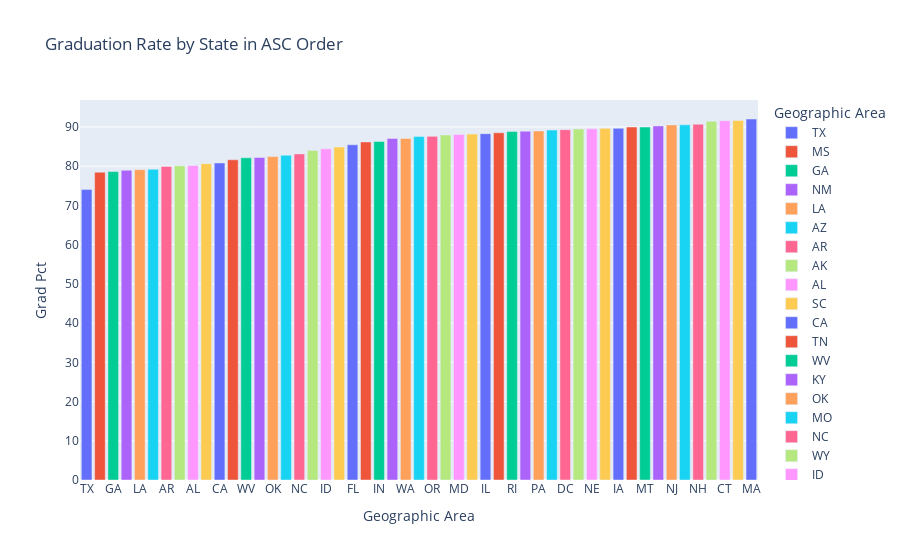

Notebook code cell kept with this figure:
### Code cell
df_pct_completed_hs['percent_completed_hs'] = pd.to_numeric(df_pct_completed_hs['percent_completed_hs'],errors='coerce')

total = df_pct_completed_hs.groupby('Geographic Area').size()

grad_rates = df_pct_completed_hs.groupby('Geographic Area')['percent_completed_hs'].sum()

grad_pct = grad_rates/total

df_grad_pct_state = grad_pct.reset_index(name='Grad Pct')

df_grad_pct_state.sort_values('Grad Pct',ascending=True,inplace=True)

fig = px.bar(df_grad_pct_state,x='Geographic Area',y='Grad Pct',color='Geographic Area',title='Graduation Rate by State in ASC Order')
fig.show()

### Figure 1 — Plotly figure (JSON) as saved in the notebook; plotly's stock layout.template omitted (floating-point values rounded to 4 significant figures)
{"data": [{"hovertemplate": "Geographic Area=%{x}<br>Grad Pct=%{y}<extra></extra>", "legendgroup": "TX", "marker": {"color": "#636efa", "pattern": {"shape": ""}}, "name": "TX", "orientation": "v", "showlegend": true, "textposition": "auto", "type": "bar", "x": ["TX"], "xaxis": "x", "y": [74.09], "yaxis": "y"}, {"hovertemplate": "Geographic Area=%{x}<br>Grad Pct=%{y}<extra></extra>", "legendgroup": "MS", "marker": {"color": "#EF553B", "pattern": {"shape": ""}}, "name": "MS", "orientation": "v", "showlegend": true, "textposition": "auto", "type": "bar", "x": ["MS"], "xaxis": "x", "y": [78.47], "yaxis": "y"}, {"hovertemplate": "Geographic Area=%{x}<br>Grad Pct=%{y}<extra></extra>", "legendgroup": "GA", "marker": {"color": "#00cc96", "pattern": {"shape": ""}}, "name": "GA", "orientation": "v", "showlegend": true, "textposition": "auto", "type": "bar", "x": ["GA"], "xaxis": "x", "y": [78.63], "yaxis": "y"}, {"hovertemplate": "Geographic Area=%{x}<br>Grad Pct=%{y}<extra></extra>", "legendgroup": "NM", "marker": {"color": "#ab63fa", "pattern": {"shape": ""}}, "name": "NM", "orientation": "v", "showlegend": true, "textposition": "auto", "type": "bar", "x": ["NM"], "xaxis": "x", "y": [78.97], "yaxis": "y"}, {"hovertemplate": "Geographic Area=%{x}<br>Grad Pct=%{y}<extra></extra>", "legendgroup": "LA", "marker": {"color": "#FFA15A", "pattern": {"shape": ""}}, "name": "LA", "orientation": "v", "showlegend": true, "textposition": "auto", "type": "bar", "x": ["LA"], "xaxis": "x", "y": [79.12], "yaxis": "y"}, {"hovertemplate": "Geographic Area=%{x}<br>Grad Pct=%{y}<extra></extra>", "legendgroup": "AZ", "marker": {"color": "#19d3f3", "pattern": {"shape": ""}}, "name": "AZ", "orientation": "v", "showlegend": true, "textposition": "auto", "type": "bar", "x": ["AZ"], "xaxis": "x", "y": [79.22], "yaxis": "y"}, {"hovertemplate": "Geographic Area=%{x}<br>Grad Pct=%{y}<extra></extra>", "legendgroup": "AR", "marker": {"color": "#FF6692", "pattern": {"shape": ""}}, "name": "AR", "orientation": "v", "showlegend": true, "textposition": "auto", "type": "bar", "x": ["AR"], "xaxis": "x", "y": [79.95], "yaxis": "y"}, {"hovertemplate": "Geographic Area=%{x}<br>Grad Pct=%{y}<extra></extra>", "legendgroup": "AK", "marker": {"color": "#B6E880", "pattern": {"shape": ""}}, "name": "AK", "orientation": "v", "showlegend": true, "textposition": "auto", "type": "bar", "x": ["AK"], "xaxis": "x", "y": [80.1], "yaxis": "y"}, {"hovertemplate": "Geographic Area=%{x}<br>Grad Pct=%{y}<extra></extra>", "legendgroup": "AL", "marker": {"color": "#FF97FF", "pattern": {"shape": ""}}, "name": "AL", "orientation": "v", "showlegend": true, "textposition": "auto", "type": "bar", "x": ["AL"], "xaxis": "x", "y": [80.16], "yaxis": "y"}, {"hovertemplate": "Geographic Area=%{x}<br>Grad Pct=%{y}<extra></extra>", "legendgroup": "SC", "marker": {"color": "#FECB52", "pattern": {"shape": ""}}, "name": "SC", "orientation": "v", "showlegend": true, "textposition": "auto", "type": "bar", "x": ["SC"], "xaxis": "x", "y": [80.65], "yaxis": "y"}, {"hovertemplate": "Geographic Area=%{x}<br>Grad Pct=%{y}<extra></extra>", "legendgroup": "CA", "marker": {"color": "#636efa", "pattern": {"shape": ""}}, "name": "CA", "orientation": "v", "showlegend": true, "textposition": "auto", "type": "bar", "x": ["CA"], "xaxis": "x", "y": [80.82], "yaxis": "y"}, {"hovertemplate": "Geographic Area=%{x}<br>Grad Pct=%{y}<extra></extra>", "legendgroup": "TN", "marker": {"color": "#EF553B", "pattern": {"shape": ""}}, "name": "TN", "orientation": "v", "showlegend": true, "textposition": "auto", "type": "bar", "x": ["TN"], "xaxis": "x", "y": [81.63], "yaxis": "y"}, {"hovertemplate": "Geographic Area=%{x}<br>Grad Pct=%{y}<extra></extra>", "legendgroup": "WV", "marker": {"color": "#00cc96", "pattern": {"shape": ""}}, "name": "WV", "orientation": "v", "showlegend": true, "textposition": "auto", "type": "bar", "x": ["WV"], "xaxis": "x", "y": [82.14], "yaxis": "y"}, {"hovertemplate": "Geographic Area=%{x}<br>Grad Pct=%{y}<extra></extra>", "legendgroup": "KY", "marker": {"color": "#ab63fa", "pattern": {"shape": ""}}, "name": "KY", "orientation": "v", "showlegend": true, "textposition": "auto", "type": "bar", "x": ["KY"], "xaxis": "x", "y": [82.22], "yaxis": "y"}, {"hovertemplate": "Geographic Area=%{x}<br>Grad Pct=%{y}<extra></extra>", "legendgroup": "OK", "marker": {"color": "#FFA15A", "pattern": {"shape": ""}}, "name": "OK", "orientation": "v", "showlegend": true, "textposition": "auto", "type": "bar", "x": ["OK"], "xaxis": "x", "y": [82.46], "yaxis": "y"}, {"hovertemplate": "Geographic Area=%{x}<br>Grad Pct=%{y}<extra></extra>", "legendgroup": "MO", "marker": {"color": "#19d3f3", "pattern": {"shape": ""}}, "name": "MO", "orientation": "v", "showlegend": true, "textposition": "auto", "type": "bar", "x": ["MO"], "xaxis": "x", "y": [82.79], "yaxis": "y"}, {"hovertemplate": "Geographic Area=%{x}<br>Grad Pct=%{y}<extra></extra>", "legendgroup": "NC", "marker": {"color": "#FF6692", "pattern": {"shape": ""}}, "name": "NC", "orientation": "v", "showlegend": true, "textposition": "auto", "type": "bar", "x": ["NC"], "xaxis": "x", "y": [83.14], "yaxis": "y"}, {"hovertemplate": "Geographic Area=%{x}<br>Grad Pct=%{y}<extra></extra>", "legendgroup": "WY", "marker": {"color": "#B6E880", "pattern": {"shape": ""}}, "name": "WY", "orientation": "v", "showlegend": true, "textposition": "auto", "type": "bar", "x": ["WY"], "xaxis": "x", "y": [83.97], "yaxis": "y"}, {"hovertemplate": "Geographic Area=%{x}<br>Grad Pct=%{y}<extra></extra>", "legendgroup": "ID", "marker": {"color": "#FF97FF", "pattern": {"shape": ""}}, "name": "ID", "orientation": "v", "showlegend": true, "textposition": "auto", "type": "bar", "x": ["ID"], "xaxis": "x", "y": [84.42], "yaxis": "y"}, {"hovertemplate": "Geographic Area=%{x}<br>Grad Pct=%{y}<extra></extra>", "legendgroup": "VA", "marker": {"color": "#FECB52", "pattern": {"shape": ""}}, "name": "VA", "orientation": "v", "showlegend": true, "textposition": "auto", "type": "bar", "x": ["VA"], "xaxis": "x", "y": [84.88], "yaxis": "y"}, {"hovertemplate": "Geographic Area=%{x}<br>Grad Pct=%{y}<extra></extra>", "legendgroup": "FL", "marker": {"color": "#636efa", "pattern": {"shape": ""}}, "name": "FL", "orientation": "v", "showlegend": true, "textposition": "auto", "type": "bar", "x": ["FL"], "xaxis": "x", "y": [85.46], "yaxis": "y"}, {"hovertemplate": "Geographic Area=%{x}<br>Grad Pct=%{y}<extra></extra>", "legendgroup": "SD", "marker": {"color": "#EF553B", "pattern": {"shape": ""}}, "name": "SD", "orientation": "v", "showlegend": true, "textposition": "auto", "type": "bar", "x": ["SD"], "xaxis": "x", "y": [86.18], "yaxis": "y"}, {"hovertemplate": "Geographic Area=%{x}<br>Grad Pct=%{y}<extra></extra>", "legendgroup": "IN", "marker": {"color": "#00cc96", "pattern": {"shape": ""}}, "name": "IN", "orientation": "v", "showlegend": true, "textposition": "auto", "type": "bar", "x": ["IN"], "xaxis": "x", "y": [86.32], "yaxis": "y"}, {"hovertemplate": "Geographic Area=%{x}<br>Grad Pct=%{y}<extra></extra>", "legendgroup": "NV", "marker": {"color": "#ab63fa", "pattern": {"shape": ""}}, "name": "NV", "orientation": "v", "showlegend": true, "textposition": "auto", "type": "bar", "x": ["NV"], "xaxis": "x", "y": [87.05], "yaxis": "y"}, {"hovertemplate": "Geographic Area=%{x}<br>Grad Pct=%{y}<extra></extra>", "legendgroup": "WA", "marker": {"color": "#FFA15A", "pattern": {"shape": ""}}, "name": "WA", "orientation": "v", "showlegend": true, "textposition": "auto", "type": "bar", "x": ["WA"], "xaxis": "x", "y": [87.07], "yaxis": "y"}, {"hovertemplate": "Geographic Area=%{x}<br>Grad Pct=%{y}<extra></extra>", "legendgroup": "ND", "marker": {"color": "#19d3f3", "pattern": {"shape": ""}}, "name": "ND", "orientation": "v", "showlegend": true, "textposition": "auto", "type": "bar", "x": ["ND"], "xaxis": "x", "y": [87.6], "yaxis": "y"}, {"hovertemplate": "Geographic Area=%{x}<br>Grad Pct=%{y}<extra></extra>", "legendgroup": "OR", "marker": {"color": "#FF6692", "pattern": {"shape": ""}}, "name": "OR", "orientation": "v", "showlegend": true, "textposition": "auto", "type": "bar", "x": ["OR"], "xaxis": "x", "y": [87.6], "yaxis": "y"}, {"hovertemplate": "Geographic Area=%{x}<br>Grad Pct=%{y}<extra></extra>", "legendgroup": "KS", "marker": {"color": "#B6E880", "pattern": {"shape": ""}}, "name": "KS", "orientation": "v", "showlegend": true, "textposition": "auto", "type": "bar", "x": ["KS"], "xaxis": "x", "y": [87.97], "yaxis": "y"}, {"hovertemplate": "Geographic Area=%{x}<br>Grad Pct=%{y}<extra></extra>", "legendgroup": "MD", "marker": {"color": "#FF97FF", "pattern": {"shape": ""}}, "name": "MD", "orientation": "v", "showlegend": true, "textposition": "auto", "type": "bar", "x": ["MD"], "xaxis": "x", "y": [88.08], "yaxis": "y"}, {"hovertemplate": "Geographic Area=%{x}<br>Grad Pct=%{y}<extra></extra>", "legendgroup": "OH", "marker": {"color": "#FECB52", "pattern": {"shape": ""}}, "name": "OH", "orientation": "v", "showlegend": true, "textposition": "auto", "type": "bar", "x": ["OH"], "xaxis": "x", "y": [88.2], "yaxis": "y"}, {"hovertemplate": "Geographic Area=%{x}<br>Grad Pct=%{y}<extra></extra>", "legendgroup": "IL", "marker": {"color": "#636efa", "pattern": {"shape": ""}}, "name": "IL", "orientation": "v", "showlegend": true, "textposition": "auto", "type": "bar", "x": ["IL"], "xaxis": "x", "y": [88.29], "yaxis": "y"}, {"hovertemplate": "Geographic Area=%{x}<br>Grad Pct=%{y}<extra></extra>", "legendgroup": "DE", "marker": {"color": "#EF553B", "pattern": {"shape": ""}}, "name": "DE", "orientation": "v", "showlegend": true, "textposition": "auto", "type": "bar", "x": ["DE"], "xaxis": "x", "y": [88.52], "yaxis": "y"}, {"hovertemplate": "Geographic Area=%{x}<br>Grad Pct=%{y}<extra></extra>", "legendgroup": "RI", "marker": {"color": "#00cc96", "pattern": {"shape": ""}}, "name": "RI", "orientation": "v", "showlegend": true, "textposition": "auto", "type": "bar", "x": ["RI"], "xaxis": "x", "y": [88.82], "yaxis": "y"}, {"hovertemplate": "Geographic Area=%{x}<br>Grad Pct=%{y}<extra></extra>", "legendgroup": "CO", "marker": {"color": "#ab63fa", "pattern": {"shape": ""}}, "name": "CO", "orientation": "v", "showlegend": true, "textposition": "auto", "type": "bar", "x": ["CO"], "xaxis": "x", "y": [88.93], "yaxis": "y"}, {"hovertemplate": "Geographic Area=%{x}<br>Grad Pct=%{y}<extra></extra>", "legendgroup": "PA", "marker": {"color": "#FFA15A", "pattern": {"shape": ""}}, "name": "PA", "orientation": "v", "showlegend": true, "textposition": "auto", "type": "bar", "x": ["PA"], "xaxis": "x", "y": [88.97], "yaxis": "y"}, {"hovertemplate": "Geographic Area=%{x}<br>Grad Pct=%{y}<extra></extra>", "legendgroup": "MI", "marker": {"color": "#19d3f3", "pattern": {"shape": ""}}, "name": "MI", "orientation": "v", "showlegend": true, "textposition": "auto", "type": "bar", "x": ["MI"], "xaxis": "x", "y": [89.21], "yaxis": "y"}, {"hovertemplate": "Geographic Area=%{x}<br>Grad Pct=%{y}<extra></extra>", "legendgroup": "DC", "marker": {"color": "#FF6692", "pattern": {"shape": ""}}, "name": "DC", "orientation": "v", "showlegend": true, "textposition": "auto", "type": "bar", "x": ["DC"], "xaxis": "x", "y": [89.3], "yaxis": "y"}, {"hovertemplate": "Geographic Area=%{x}<br>Grad Pct=%{y}<extra></extra>", "legendgroup": "MN", "marker": {"color": "#B6E880", "pattern": {"shape": ""}}, "name": "MN", "orientation": "v", "showlegend": true, "textposition": "auto", "type": "bar", "x": ["MN"], "xaxis": "x", "y": [89.47], "yaxis": "y"}, {"hovertemplate": "Geographic Area=%{x}<br>Grad Pct=%{y}<extra></extra>", "legendgroup": "NE", "marker": {"color": "#FF97FF", "pattern": {"shape": ""}}, "name": "NE", "orientation": "v", "showlegend": true, "textposition": "auto", "type": "bar", "x": ["NE"], "xaxis": "x", "y": [89.52], "yaxis": "y"}, {"hovertemplate": "Geographic Area=%{x}<br>Grad Pct=%{y}<extra></extra>", "legendgroup": "UT", "marker": {"color": "#FECB52", "pattern": {"shape": ""}}, "name": "UT", "orientation": "v", "showlegend": true, "textposition": "auto", "type": "bar", "x": ["UT"], "xaxis": "x", "y": [89.64], "yaxis": "y"}, {"hovertemplate": "Geographic Area=%{x}<br>Grad Pct=%{y}<extra></extra>", "legendgroup": "IA", "marker": {"color": "#636efa", "pattern": {"shape": ""}}, "name": "IA", "orientation": "v", "showlegend": true, "textposition": "auto", "type": "bar", "x": ["IA"], "xaxis": "x", "y": [89.67], "yaxis": "y"}, {"hovertemplate": "Geographic Area=%{x}<br>Grad Pct=%{y}<extra></extra>", "legendgroup": "VT", "marker": {"color": "#EF553B", "pattern": {"shape": ""}}, "name": "VT", "orientation": "v", "showlegend": true, "textposition": "auto", "type": "bar", "x": ["VT"], "xaxis": "x", "y": [89.98], "yaxis": "y"}, {"hovertemplate": "Geographic Area=%{x}<br>Grad Pct=%{y}<extra></extra>", "legendgroup": "MT", "marker": {"color": "#00cc96", "pattern": {"shape": ""}}, "name": "MT", "orientation": "v", "showlegend": true, "textposition": "auto", "type": "bar", "x": ["MT"], "xaxis": "x", "y": [89.99], "yaxis": "y"}, {"hovertemplate": "Geographic Area=%{x}<br>Grad Pct=%{y}<extra></extra>", "legendgroup": "WI", "marker": {"color": "#ab63fa", "pattern": {"shape": ""}}, "name": "WI", "orientation": "v", "showlegend": true, "textposition": "auto", "type": "bar", "x": ["WI"], "xaxis": "x", "y": [90.26], "yaxis": "y"}, {"hovertemplate": "Geographic Area=%{x}<br>Grad Pct=%{y}<extra></extra>", "legendgroup": "NJ", "marker": {"color": "#FFA15A", "pattern": {"shape": ""}}, "name": "NJ", "orientation": "v", "showlegend": true, "textposition": "auto", "type": "bar", "x": ["NJ"], "xaxis": "x", "y": [90.52], "yaxis": "y"}, {"hovertemplate": "Geographic Area=%{x}<br>Grad Pct=%{y}<extra></extra>", "legendgroup": "NY", "marker": {"color": "#19d3f3", "pattern": {"shape": ""}}, "name": "NY", "orientation": "v", "showlegend": true, "textposition": "auto", "type": "bar", "x": ["NY"], "xaxis": "x", "y": [90.54], "yaxis": "y"}, {"hovertemplate": "Geographic Area=%{x}<br>Grad Pct=%{y}<extra></extra>", "legendgroup": "NH", "marker": {"color": "#FF6692", "pattern": {"shape": ""}}, "name": "NH", "orientation": "v", "showlegend": true, "textposition": "auto", "type": "bar", "x": ["NH"], "xaxis": "x", "y": [90.71], "yaxis": "y"}, {"hovertemplate": "Geographic Area=%{x}<br>Grad Pct=%{y}<extra></extra>", "legendgroup": "ME", "marker": {"color": "#B6E880", "pattern": {"shape": ""}}, "name": "ME", "orientation": "v", "showlegend": true, "textposition": "auto", "type": "bar", "x": ["ME"], "xaxis": "x", "y": [91.43], "yaxis": "y"}, {"hovertemplate": "Geographic Area=%{x}<br>Grad Pct=%{y}<extra></extra>", "legendgroup": "CT", "marker": {"color": "#FF97FF", "pattern": {"shape": ""}}, "name": "CT", "orientation": "v", "showlegend": true, "textposition": "auto", "type": "bar", "x": ["CT"], "xaxis": "x", "y": [91.59], "yaxis": "y"}, {"hovertemplate": "Geographic Area=%{x}<br>Grad Pct=%{y}<extra></extra>", "legendgroup": "HI", "marker": {"color": "#FECB52", "pattern": {"shape": ""}}, "name": "HI", "orientation": "v", "showlegend": true, "textposition": "auto", "type": "bar", "x": ["HI"], "xaxis": "x", "y": [91.67], "yaxis": "y"}, {"hovertemplate": "Geographic Area=%{x}<br>Grad Pct=%{y}<extra></extra>", "legendgroup": "MA", "marker": {"color": "#636efa", "pattern": {"shape": ""}}, "name": "MA", "orientation": "v", "showlegend": true, "textposition": "auto", "type": "bar", "x": ["MA"], "xaxis": "x", "y": [92.03], "yaxis": "y"}], "layout": {"barmode": "relative", "legend": {"title": {"text": "Geographic Area"}, "tracegroupgap": 0}, "title": {"text": "Graduation Rate by State in ASC Order"}, "xaxis": {"anchor": "y", "categoryarray": ["TX", "MS", "GA", "NM", "LA", "AZ", "AR", "AK", "AL", "SC", "CA", "TN", "WV", "KY", "OK", "MO", "NC", "WY", "ID", "VA", "FL", "SD", "IN", "NV", "WA", "ND", "OR", "KS", "MD", "OH", "IL", "DE", "RI", "CO", "PA", "MI", "DC", "MN", "NE", "UT", "IA", "VT", "MT", "WI", "NJ", "NY", "NH", "ME", "CT", "HI", "MA"], "categoryorder": "array", "domain": [0, 1], "title": {"text": "Geographic Area"}}, "yaxis": {"anchor": "x", "domain": [0, 1], "title": {"text": "Grad Pct"}}}}
